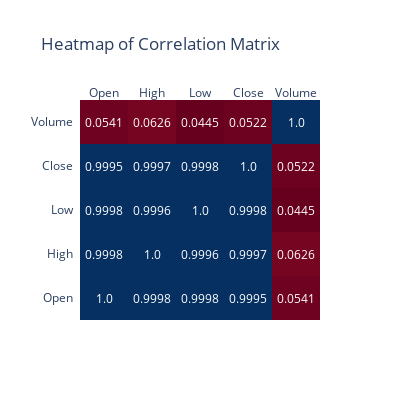

The notebook cell saved with this chart:
### Markdown cell above
## Create Plots

I Initially create plots for each of the 8 plots as per brief but quickly realsied that I needed to be selective.
I choose 
1. Heatmap of all features
2. Scatter plot all features
3. Interactive Histogram of all features for easier exploration
4. Interactive Box Plot for distribtion
5. Line chart which would be my landing panel (0,0)

I used go.figure and plotly to create all the dashboards again as it was easier to maniuplate sizing etc.

I also wanted to create interactive controls for the user so that they could 'Interactive Analysis of Microsoft Stock Prices' over time.

### Code cell
# Calculating correlation for heatmap
correlation_matrix = df[['Open', 'High', 'Low', 'Close', 'Volume']].corr()

# Round the values in the correlation matrix to 4 decimal places
correlation_matrix = correlation_matrix.round(4)

# create labels for the heatmap
x_labels = y_labels = correlation_matrix.columns.tolist()

# Create the heatmap
fig = ff.create_annotated_heatmap(z=correlation_matrix.values, x=x_labels, y=y_labels, colorscale='RdBu')
fig.update_layout(title_text='Heatmap of Correlation Matrix', title_x=0.4, width=400, height=400)

# Show the plot
fig.show()

# Convert the plotly figure to a Panel pane
heatmap_pane = pn.pane.Plotly(fig)

# Create a grid layout for the dashboard
dashboard_layout = pn.GridSpec(sizing_mode='stretch_both')

### Figure 1 — Plotly figure (JSON) as saved in the notebook; plotly's stock layout.template omitted (floating-point values rounded to 4 significant figures)
{"data": [{"colorscale": [[0, "rgb(103,0,31)"], [0.1, "rgb(178,24,43)"], [0.2, "rgb(214,96,77)"], [0.3, "rgb(244,165,130)"], [0.4, "rgb(253,219,199)"], [0.5, "rgb(247,247,247)"], [0.6, "rgb(209,229,240)"], [0.7, "rgb(146,197,222)"], [0.8, "rgb(67,147,195)"], [0.9, "rgb(33,102,172)"], [1, "rgb(5,48,97)"]], "reversescale": false, "showscale": false, "type": "heatmap", "x": ["Open", "High", "Low", "Close", "Volume"], "y": ["Open", "High", "Low", "Close", "Volume"], "z": [[1, 0.9998, 0.9998, 0.9995, 0.0541], [0.9998, 1, 0.9996, 0.9997, 0.0626], [0.9998, 0.9996, 1, 0.9998, 0.0445], [0.9995, 0.9997, 0.9998, 1, 0.0522], [0.0541, 0.0626, 0.0445, 0.0522, 1]]}], "layout": {"annotations": [{"font": {"color": "#FFFFFF"}, "showarrow": false, "text": "1.0", "x": "Open", "xref": "x", "y": "Open", "yref": "y"}, {"font": {"color": "#FFFFFF"}, "showarrow": false, "text": "0.9998", "x": "High", "xref": "x", "y": "Open", "yref": "y"}, {"font": {"color": "#FFFFFF"}, "showarrow": false, "text": "0.9998", "x": "Low", "xref": "x", "y": "Open", "yref": "y"}, {"font": {"color": "#FFFFFF"}, "showarrow": false, "text": "0.9995", "x": "Close", "xref": "x", "y": "Open", "yref": "y"}, {"font": {"color": "#FFFFFF"}, "showarrow": false, "text": "0.0541", "x": "Volume", "xref": "x", "y": "Open", "yref": "y"}, {"font": {"color": "#FFFFFF"}, "showarrow": false, "text": "0.9998", "x": "Open", "xref": "x", "y": "High", "yref": "y"}, {"font": {"color": "#FFFFFF"}, "showarrow": false, "text": "1.0", "x": "High", "xref": "x", "y": "High", "yref": "y"}, {"font": {"color": "#FFFFFF"}, "showarrow": false, "text": "0.9996", "x": "Low", "xref": "x", "y": "High", "yref": "y"}, {"font": {"color": "#FFFFFF"}, "showarrow": false, "text": "0.9997", "x": "Close", "xref": "x", "y": "High", "yref": "y"}, {"font": {"color": "#FFFFFF"}, "showarrow": false, "text": "0.0626", "x": "Volume", "xref": "x", "y": "High", "yref": "y"}, {"font": {"color": "#FFFFFF"}, "showarrow": false, "text": "0.9998", "x": "Open", "xref": "x", "y": "Low", "yref": "y"}, {"font": {"color": "#FFFFFF"}, "showarrow": false, "text": "0.9996", "x": "High", "xref": "x", "y": "Low", "yref": "y"}, {"font": {"color": "#FFFFFF"}, "showarrow": false, "text": "1.0", "x": "Low", "xref": "x", "y": "Low", "yref": "y"}, {"font": {"color": "#FFFFFF"}, "showarrow": false, "text": "0.9998", "x": "Close", "xref": "x", "y": "Low", "yref": "y"}, {"font": {"color": "#FFFFFF"}, "showarrow": false, "text": "0.0445", "x": "Volume", "xref": "x", "y": "Low", "yref": "y"}, {"font": {"color": "#FFFFFF"}, "showarrow": false, "text": "0.9995", "x": "Open", "xref": "x", "y": "Close", "yref": "y"}, {"font": {"color": "#FFFFFF"}, "showarrow": false, "text": "0.9997", "x": "High", "xref": "x", "y": "Close", "yref": "y"}, {"font": {"color": "#FFFFFF"}, "showarrow": false, "text": "0.9998", "x": "Low", "xref": "x", "y": "Close", "yref": "y"}, {"font": {"color": "#FFFFFF"}, "showarrow": false, "text": "1.0", "x": "Close", "xref": "x", "y": "Close", "yref": "y"}, {"font": {"color": "#FFFFFF"}, "showarrow": false, "text": "0.0522", "x": "Volume", "xref": "x", "y": "Close", "yref": "y"}, {"font": {"color": "#FFFFFF"}, "showarrow": false, "text": "0.0541", "x": "Open", "xref": "x", "y": "Volume", "yref": "y"}, {"font": {"color": "#FFFFFF"}, "showarrow": false, "text": "0.0626", "x": "High", "xref": "x", "y": "Volume", "yref": "y"}, {"font": {"color": "#FFFFFF"}, "showarrow": false, "text": "0.0445", "x": "Low", "xref": "x", "y": "Volume", "yref": "y"}, {"font": {"color": "#FFFFFF"}, "showarrow": false, "text": "0.0522", "x": "Close", "xref": "x", "y": "Volume", "yref": "y"}, {"font": {"color": "#FFFFFF"}, "showarrow": false, "text": "1.0", "x": "Volume", "xref": "x", "y": "Volume", "yref": "y"}], "height": 400, "title": {"text": "Heatmap of Correlation Matrix", "x": 0.4}, "width": 400, "xaxis": {"dtick": 1, "gridcolor": "rgb(0, 0, 0)", "side": "top", "ticks": ""}, "yaxis": {"dtick": 1, "ticks": "", "ticksuffix": "  "}}}
